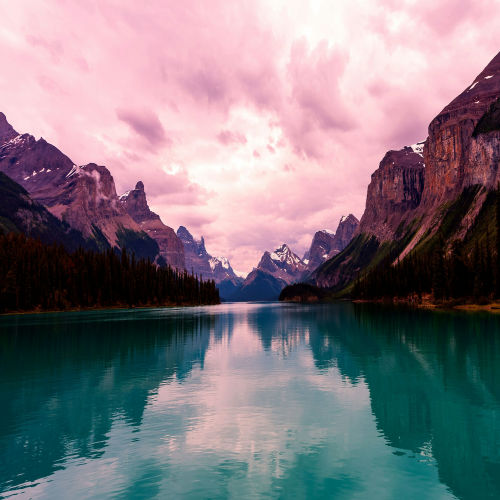
#> input picture Lista 5/PDI_Lista_de_Exercicios_5_Imagens/img_aluno.jpg, 500 x 500 px
$ python Lista5.py
#> lines starting #> are read from the running program, lines starting #| are printed output that depends on the picture
import cv2
import numpy as np
import matplotlib.pyplot as plt
import os

# [251 lines left out: functions criar_imagem_figura1, criar_elementos_estruturantes, aplicar_operacoes_morfologicas, main, visualizar_resultados_simples, exercicio2_quadrados and 4 more, not called in this run]


# exercicio 7
def exercicio7_img_aluno():
    img = cv2.imread('img_aluno.jpg', cv2.IMREAD_GRAYSCALE)
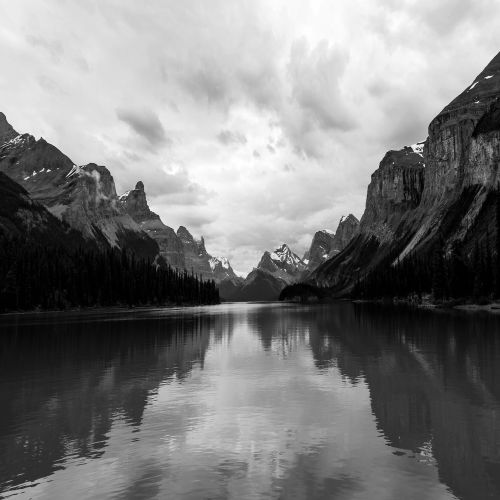
#> img: shape (500, 500); min 0, max 255, mean 123.7
    if img is None:
        print('Imagem img_aluno.jpg não encontrada!')
        return
    se = cv2.getStructuringElement(cv2.MORPH_RECT, (5,5))
    # Dilatação
    dilatada = cv2.dilate(img, se, iterations=1)
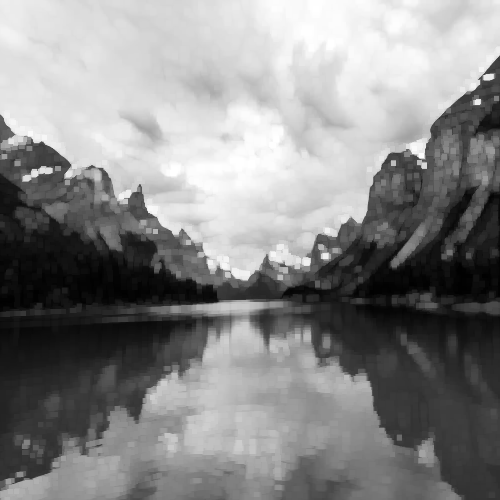
#> dilatada: shape (500, 500); min 1, max 255, mean 136
    # Erosão
    erodida = cv2.erode(img, se, iterations=1)
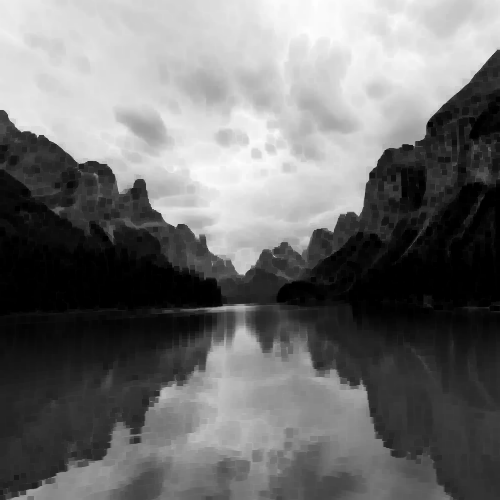
#> erodida: shape (500, 500); min 0, max 254, mean 112.8
    # Gradiente morfológico
    gradiente = dilatada - erodida
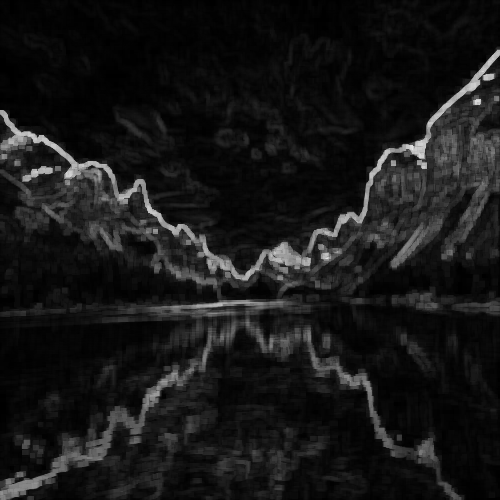
#> gradiente: shape (500, 500); min 0, max 227, mean 23.2
    cv2.imwrite('img_aluno_dilatada.png', dilatada)
    cv2.imwrite('img_aluno_erodida.png', erodida)
    cv2.imwrite('img_aluno_gradiente.png', gradiente)
    # Exibir
    plt.figure(figsize=(12,4))
    plt.subplot(1,4,1)
    plt.imshow(img, cmap='gray')
    plt.title('Original')
    plt.axis('off')
    plt.subplot(1,4,2)
    plt.imshow(dilatada, cmap='gray')
    plt.title('Dilatação')
    plt.axis('off')
    plt.subplot(1,4,3)
    plt.imshow(erodida, cmap='gray')
    plt.title('Erosão')
    plt.axis('off')
    plt.subplot(1,4,4)
    plt.imshow(gradiente, cmap='gray')
    plt.title('Gradiente')
    plt.axis('off')
    plt.tight_layout()
    plt.savefig('img_aluno_exercicio7_resultado.png')
    plt.show()

# [6 lines of commented-out code are left out]
exercicio7_img_aluno()
